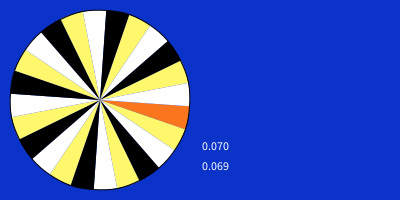
Frame 1 (no input)
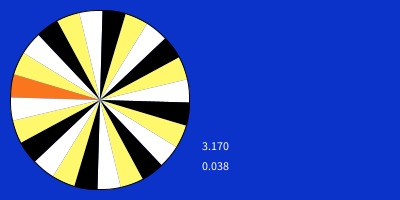
Frame 60 (the mouse pressed at the canvas centre just before this capture)
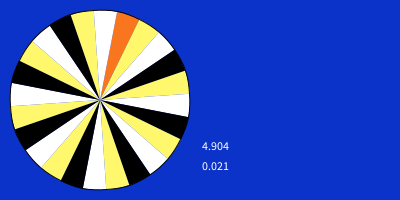
Frame 120 (the mouse held since frame 60 and released just before this capture)

The Processing sketch that drew these frames (run headless with seeded random() and noise(); from frame 60 on, the mouse is pressed at the canvas centre):

// Processing sketch: week16_7
// ── week16_7.pde
void setup(){
  size(400,200);
}
float start=0, v=0.07; //v是旋轉的速度
void draw(){
 background(#0C33C9); 
 if( v> 0.001){//速度很慢時，就不再轉動
  start += v; //位置 速度 加速度
  v *=0.99; //摩擦力，讓速度變慢
 }//if(start<10) start+=0.01;
 fill(255); text( start,200,150); text(v,200,170);
for(int i=0; i<24;i++){
   float shift=i*PI/12;
   if(i%3==0) fill(#000000);
   if(i%3==1) fill(#FFF86C);
   if(i%3==2) fill(#FFFFFF);
   if(i==0) fill(#FA761E);
 arc(100,100, 180,180, shift+0+start, shift+PI/12+start); //畫出圓弧
 }
}  //圓心   寬 高 開始 結束  
